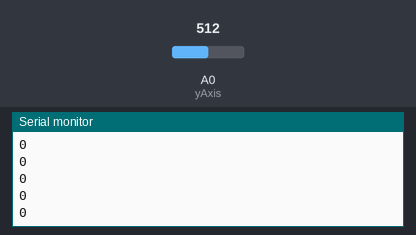
Simulated run of this sketch. Board: Arduino Uno, built with avr-gcc and run on an emulated ATmega328P. Parts: the last lines printed to the serial monitor. The inputs (shaded band) are chosen by the test bench; at power-on: A0 (yAxis) = 512.

Above: at 1.2 s.
1.3 s: A0 (yAxis) set to 560
At 1.31 s:
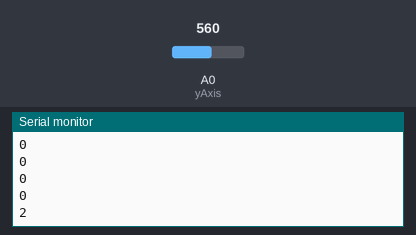
2.8 s: A0 (yAxis) set to 440
At 2.81 s:
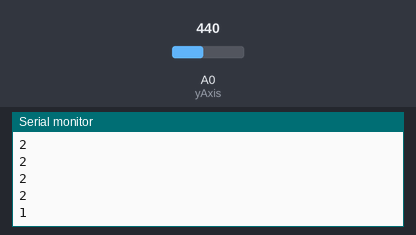
Timing chart, 0 to 5.8 s (numbered marks = the images above; inputs shaded):
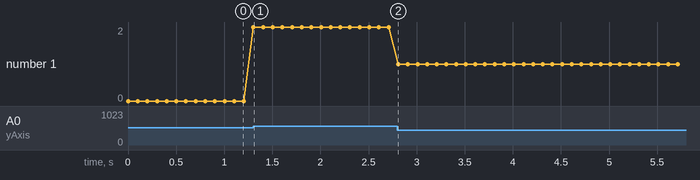

The sketch:

arduino.ino
```cpp
int button = 2;
int yAxis  = A0;

int const DOWN = 1;
int const UP   = 2;
int const NONE = 0;

void setup()
{
  pinMode (button, INPUT_PULLUP);

  Serial.begin(9600);
}

void loop()
{
  if ((analogRead(yAxis)) < 450)
    Serial.println(DOWN);
  else if ((analogRead(yAxis)) > 550)
    Serial.println(UP);
  else
    Serial.println(NONE);

  delay(100);
}
```

Measured:
- after the input at 1.3 s, the serial monitor: prints a new line at once (image 1)
- after the input at 2.8 s, the serial monitor: prints a new line at once (image 2)
- plotted number 1: 0 → 2 after the input at 1.3 s, 2 → 1 after the input at 2.8 s
